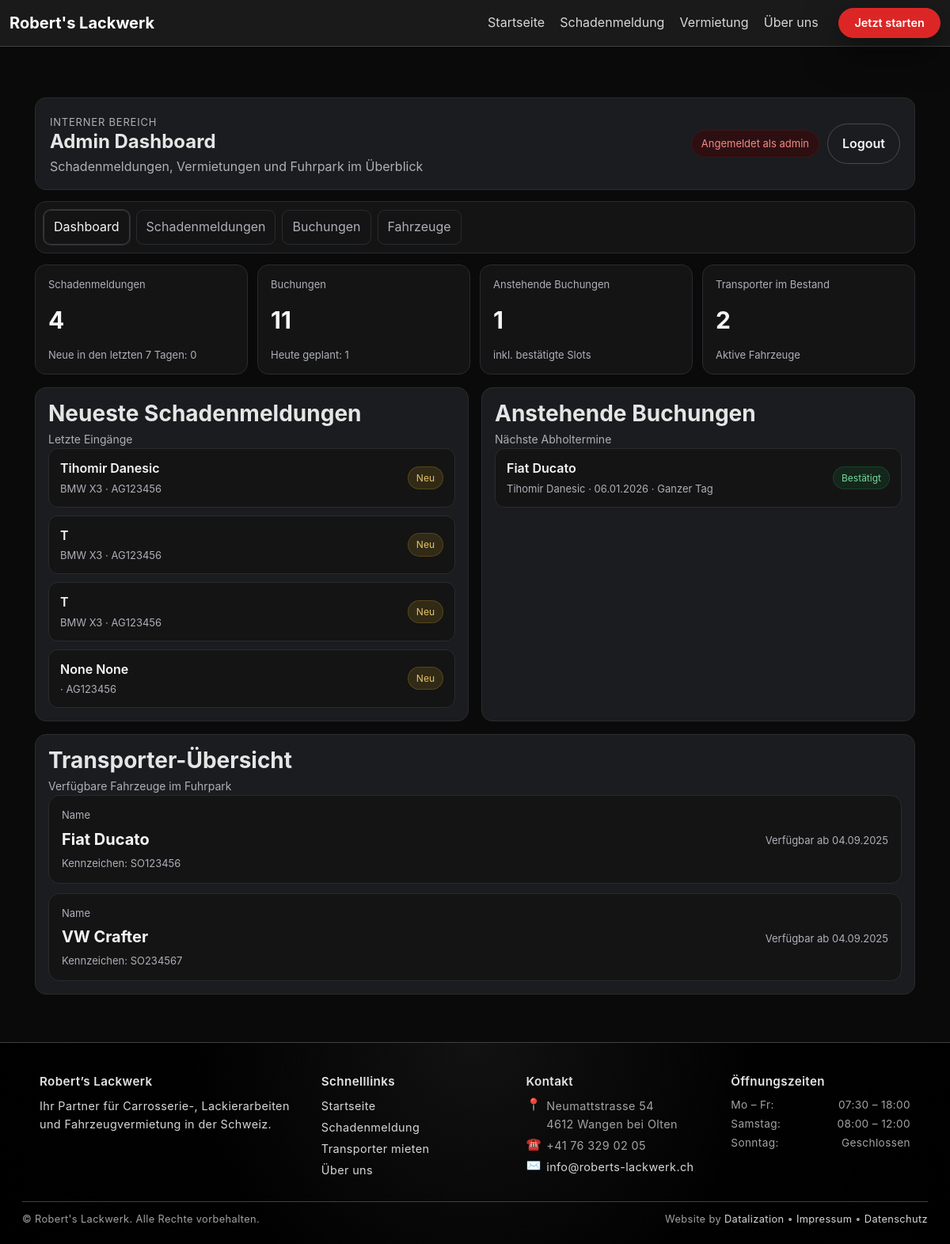
Page /intern/dashboard/ (signed in) on the committed database.
### main/models.py (models this page shows, shortened)
class DamageReport(models.Model):
    STATUS_CHOICES = [
        ("pending", "Ausstehend"),
        ("in_progress", "In Bearbeitung"),
        ("completed", "Abgeschlossen"),
    ]
    customer = models.ForeignKey(
        Customer,
        on_delete=models.SET_NULL,
        null=True,
        blank=True,
        related_name="damage_reports",
    )
    first_name = models.CharField("Vorname", max_length=80, blank=True, null=True)
    last_name  = models.CharField("Nachname", max_length=80, blank=True, null=True)
    company_name = models.CharField("Firmenname", max_length=120, blank=True, null=True)
    email = models.EmailField()
    phone = models.CharField(max_length=50, blank=True)
    car_brand = models.CharField("Automarke", max_length=80, blank=True)
    car_model = models.CharField("Automodell", max_length=80, blank=True)
    vin       = models.CharField("Stammnummer (VIN)", max_length=32, blank=True)
    first_registration = models.DateField("Erstzulassung", null=True, blank=True)
    mileage = models.PositiveIntegerField("Kilometerstand", null=True, blank=True)
    car_part = models.CharField(max_length=50, choices=CAR_PART_CHOICES, blank=True)  # ← war früher ohne blank
    damaged_parts = models.JSONField("Beschädigte Teile", default=list, blank=True)
    affected_parts = models.JSONField("Betroffene Teile", default=list, blank=True)
    damage_type = models.CharField("Schadensart", max_length=50, blank=True)
    accident_date = models.DateField("Unfalldatum", null=True, blank=True)
    accident_location = models.CharField("Unfallort", max_length=200, blank=True)
    message = models.TextField(blank=True)
    address = models.CharField("Adresse", max_length=200, blank=True)
    plate = models.CharField("Kontrollschild", max_length=16, blank=True)
    no_plate = models.BooleanField("Kontrollschild nicht bekannt", default=False)
    insurer = models.CharField("Versicherung", max_length=40, blank=True, choices=INSURER_CHOICES)
    other_insurer = models.CharField("Andere Versicherung", max_length=100, blank=True)
    policy_number = models.CharField("Policennummer", max_length=64, blank=True)
    accident_number = models.CharField("Schaden-/Unfallnummer", max_length=64, blank=True)
    insurer_contact = models.CharField("Versicherung Ansprechperson", max_length=120, blank=True)
    other_party_involved = models.BooleanField(default=False)
    police_involved = models.BooleanField(default=False)
    documents = models.JSONField(default=list, blank=True)
    status = models.CharField(max_length=20, choices=STATUS_CHOICES, default="pending")
    admin_notes = models.TextField(blank=True)
    created_at = models.DateTimeField(auto_now_add=True)

class Booking(models.Model):
    STATUS_CHOICES = [
        ("pending", "Ausstehend"),
        ("confirmed", "Bestätigt"),
        ("completed", "Abgeschlossen"),
        ("cancelled", "Storniert"),
    ]
    TIME_SLOTS = [
        ("MORNING", "Vormittag"),
        ("AFTERNOON", "Nachmittag"),
        ("FULLDAY", "Ganzer Tag"),
    ]
    INSURANCE_CHOICES = [
        ("basic", "Basis"),
        ("full", "Vollkasko"),
        ("premium", "Premium"),
    ]
    KM_CHOICES = [
        ("100km", "100 km"),
        ("200km", "200 km"),
        ("unlimited", "Unbegrenzt"),
    ]
    PAYMENT_STATUS_CHOICES = [
        ("unpaid", "Offen"),
        ("paid", "Bezahlt"),
        ("refunded", "Erstattet"),
    ]
    transporter  = models.ForeignKey(Transporter, on_delete=models.CASCADE)
    vehicle = models.ForeignKey(Vehicle, on_delete=models.SET_NULL, null=True, blank=True, related_name="bookings")
    customer = models.ForeignKey(Customer, on_delete=models.SET_NULL, null=True, blank=True, related_name="bookings")
    date         = models.DateField()
    time_slot    = models.CharField(max_length=10, choices=TIME_SLOTS)
    pickup_date  = models.DateField(null=True, blank=True)
    return_date  = models.DateField(null=True, blank=True)
    pickup_time  = models.CharField(max_length=5, blank=True)
    return_time  = models.CharField(max_length=5, blank=True)
    customer_name   = models.CharField(max_length=100)
    customer_email  = models.EmailField()
    customer_phone  = models.CharField(max_length=50)
    customer_address        = models.CharField("Adresse", max_length=255)
    driver_license_number   = models.CharField("Führerscheinnummer", max_length=100)
    additional_insurance = models.BooleanField(default=False)
    moving_blankets      = models.BooleanField(default=False)
    hand_truck           = models.BooleanField(default=False)
    tie_down_straps      = models.BooleanField(default=False)
    additional_notes     = models.TextField(blank=True, null=True)
    status = models.CharField(max_length=20, choices=STATUS_CHOICES, default="pending")
    admin_notes = models.TextField(blank=True)
    km_package = models.CharField(max_length=20, choices=KM_CHOICES, default="100km")
    extras = models.JSONField(default=list, blank=True)
    insurance = models.CharField(max_length=20, choices=INSURANCE_CHOICES, default="basic")
    total_price = models.DecimalField(max_digits=10, decimal_places=2, default=0)
    PAYMENT_METHOD_CHOICES = [
        ("CARD", "Kreditkarte (Stripe)"),
        ("CASH", "Barzahlung"),
    ]
    payment_method = models.CharField(max_length=10, choices=PAYMENT_METHOD_CHOICES, default="CASH")
    payment_status = models.CharField(max_length=10, choices=PAYMENT_STATUS_CHOICES, default="unpaid")
    transaction_id = models.CharField(max_length=100, blank=True)
    created_at = models.DateTimeField(auto_now_add=True)
    updated_at = models.DateTimeField(auto_now=True)
    class Meta:
        unique_together = ("transporter", "date", "time_slot")
        indexes = [models.Index(fields=["transporter", "date"])]

class Transporter(models.Model):
    BUCHUNG_OPTIONEN = [
        ('vormittag', 'Vormittag'),
        ('nachmittag', 'Nachmittag'),
        ('ganztag', 'Ganztag'),
    ]
    name         = models.CharField(max_length=100)
    kennzeichen  = models.CharField(max_length=20, unique=True)
    farbe = models.CharField("Farbe", max_length=50, blank=True)
    preis_chf = models.DecimalField("Preis (CHF)", max_digits=7, decimal_places=2, default=0)
    verfuegbar_ab = models.DateField()
    bild = models.ImageField(
        upload_to="transporter_bilder/",
        blank=True,
        null=True,
        help_text="Bild des Transporters hochladen"
    )
    description = models.TextField(blank=True, default="")
    buchung = models.CharField(
        max_length=20,
        choices=BUCHUNG_OPTIONEN,
        blank=True,
        null=True,
        help_text="Verfügbare Buchungsoption"
    )

### main/views.py (the view)
# urls.py: path("intern/dashboard/", views.admin_dashboard_view, name="admin_dashboard"),
@login_required
@user_passes_test(is_staff_user)
def admin_dashboard_view(request):
    tab = request.GET.get("tab", "dashboard")
    today = timezone.localdate()
    seven_days_ago = today - timedelta(days=7)
    total_reports = DamageReport.objects.count()
    recent_reports_count = DamageReport.objects.filter(
        created_at__gte=seven_days_ago
    ).count()
    total_bookings = Booking.objects.count()
    bookings_today = Booking.objects.filter(date=today).count()
    upcoming_bookings = Booking.objects.filter(date__gte=today).count()
    transporter_count = Transporter.objects.count()
    recent_reports = DamageReport.objects.order_by("-created_at")[:5]
    upcoming_booking_list = (
        Booking.objects.filter(date__gte=today)
        .order_by("date", "time_slot")[:5]
    )
    reports_list = DamageReport.objects.order_by("-created_at")[:50]
    bookings_list = Booking.objects.select_related("transporter").order_by("-date")[:50]
    transporters = Transporter.objects.all().order_by("name")
    context = {
        "active_tab": tab,
        "total_reports": total_reports,
        "recent_reports_count": recent_reports_count,
        "total_bookings": total_bookings,
        "bookings_today": bookings_today,
        "upcoming_bookings": upcoming_bookings,
        "transporter_count": transporter_count,
        "recent_reports": recent_reports,
        "upcoming_booking_list": upcoming_booking_list,
        "reports_list": reports_list,
        "bookings_list": bookings_list,
        "transporters": transporters,
    }
    return render(request, "admin/admin_dashboard.html", context)

### main/views.py (called while the page is built)
def is_staff_user(user):
    return user.is_active and user.is_staff

### main/templates/admin/admin_dashboard.html (shortened to what this page needs)
{% extends "base.html" %}
{% load static %}
{% block content %}
<div class="figma-home figma-home--admin">
  <section class="fig-admin">
    <header class="fig-admin__hero">
      <div>
        <p class="fig-eyebrow">Interner Bereich</p>
        <h1>Admin Dashboard</h1>
        <p class="fig-subtitle">Schadenmeldungen, Vermietungen und Fuhrpark im Überblick</p>
      </div>
      <div class="fig-admin__hero-actions">
        <span class="fig-admin__badge">Angemeldet als {{ request.user.username }}</span>
        <a class="fig-btn fig-btn--ghost" href="{% url 'admin_logout' %}">Logout</a>
      </div>
    </header>
    <nav class="fig-admin__tabs">
      <a class="fig-admin__tab {% if active_tab == 'dashboard' %}is-active{% endif %}" href="?tab=dashboard">Dashboard</a>
      <a class="fig-admin__tab {% if active_tab == 'reports' %}is-active{% endif %}" href="?tab=reports">Schadenmeldungen</a>
      <a class="fig-admin__tab {% if active_tab == 'bookings' %}is-active{% endif %}" href="?tab=bookings">Buchungen</a>
      <a class="fig-admin__tab {% if active_tab == 'vehicles' %}is-active{% endif %}" href="?tab=vehicles">Fahrzeuge</a>
    </nav>
    <div class="fig-admin__kpis">
      <article class="fig-admin__card">
        <p class="fig-admin__card-label">Schadenmeldungen</p>
        <div class="fig-admin__card-value">{{ total_reports }}</div>
        <p class="fig-admin__card-meta">Neue in den letzten 7 Tagen: {{ recent_reports_count }}</p>
      </article>
      <article class="fig-admin__card">
        <p class="fig-admin__card-label">Buchungen</p>
        <div class="fig-admin__card-value">{{ total_bookings }}</div>
        <p class="fig-admin__card-meta">Heute geplant: {{ bookings_today }}</p>
      </article>
      <article class="fig-admin__card">
        <p class="fig-admin__card-label">Anstehende Buchungen</p>
        <div class="fig-admin__card-value">{{ upcoming_bookings }}</div>
        <p class="fig-admin__card-meta">inkl. bestätigte Slots</p>
      </article>
      <article class="fig-admin__card">
        <p class="fig-admin__card-label">Transporter im Bestand</p>
        <div class="fig-admin__card-value">{{ transporter_count }}</div>
        <p class="fig-admin__card-meta">Aktive Fahrzeuge</p>
      </article>
    </div>
    {% if active_tab == "dashboard" %}
      <div class="fig-admin__panels">
        <section class="fig-admin__panel">
          <header class="fig-admin__panel-header">
            <h3>Neueste Schadenmeldungen</h3>
            <p class="fig-admin__panel-subtitle">Letzte Eingänge</p>
          </header>
          <div class="fig-list">
            {% for report in recent_reports %}
              <article class="fig-list__item">
                <div>
                  <div class="fig-list__title">
                    {% if report.company_name %}{{ report.company_name }}{% else %}{{ report.first_name }} {{ report.last_name }}{% endif %}
                  </div>
                  <div class="fig-list__meta">
                    {{ report.car_brand }} {{ report.car_model }}{% if report.plate %} · {{ report.plate }}{% endif %}
                  </div>
                </div>
                <div class="fig-badge fig-badge--warning">Neu</div>
              </article>
            {% empty %}
              <p class="fig-empty">Noch keine Schadenmeldungen vorhanden.</p>
            {% endfor %}
          </div>
        </section>
        <section class="fig-admin__panel">
          <header class="fig-admin__panel-header">
            <h3>Anstehende Buchungen</h3>
            <p class="fig-admin__panel-subtitle">Nächste Abholtermine</p>
          </header>
          <div class="fig-list">
            {% for booking in upcoming_booking_list %}
              <article class="fig-list__item">
                <div>
                  <div class="fig-list__title">{{ booking.transporter.name }}</div>
                  <div class="fig-list__meta">
                    {{ booking.customer_name }} · {{ booking.date|date:"d.m.Y" }} · {{ booking.get_time_slot_display }}
                  </div>
                </div>
                <div class="fig-badge fig-badge--success">Bestätigt</div>
              </article>
            {% empty %}
              <p class="fig-empty">Keine zukünftigen Buchungen vorhanden.</p>
            {% endfor %}
          </div>
        </section>
      </div>
      <section class="fig-admin__panel fig-admin__panel--wide">
        <header class="fig-admin__panel-header">
          <h3>Transporter-Übersicht</h3>
          <p class="fig-admin__panel-subtitle">Verfügbare Fahrzeuge im Fuhrpark</p>
        </header>
        <div class="fig-admin__cards">
          {% for transporter in transporters %}
            <article class="fig-admin__card fig-admin__card--inline">
              <div>
                <p class="fig-admin__card-label">Name</p>
                <div class="fig-admin__card-value fig-admin__card-value--small">{{ transporter.name }}</div>
                <p class="fig-admin__card-meta">Kennzeichen: {{ transporter.kennzeichen }}</p>
              </div>
              <div class="fig-admin__card-meta">
                Verfügbar ab {{ transporter.verfuegbar_ab|date:"d.m.Y" }}
              </div>
            </article>
          {% empty %}
            <p class="fig-empty">Noch keine Transporter erfasst.</p>
          {% endfor %}
        </div>
      </section>
    {% endif %}
  </section>
</div>
{% endblock %}

### static/css/design/variables.css (style rules this page uses)
:root { --bg:#0a0a0a;--bg-elevated:#111111;--bg-card:#1a1a1a;--bg-card-soft:#131313;--primary:#dc2626;--primary-soft:#ef4444;--primary-dark:#b91c1c;--border:#404040;--border-strong:#525252;--text:#e5e5e5;--text-soft:#d7d7d7;--text-muted:#a3a3a3;--error:#ef4444;--success:#22c55e;--radius-xs:4px;--radius-sm:8px;--radius-md:12px;--radius-lg:16px;--shadow-soft:0 18px 45px rgba(0,0,0,.5);--shadow-strong:0 25px 60px rgba(0,0,0,.65);--container-width:1350px;--spacing-2:.25rem;--spacing-4:.5rem;--spacing-6:.75rem;--spacing-8:1rem;--spacing-12:1.5rem;--spacing-16:2rem;--spacing-24:3rem;--transition-fast:150ms ease-out;--transition-med:220ms ease-out;--nav-height:72px;--font-base:16px;--font-lg:18px;--font-xl:22px;--font-xxl:34px;--line-height-base:1.6; }
html { font-size:100%; }
body { margin:0;padding:0;background:var(--bg);color:var(--text);font-family:-apple-system,BlinkMacSystemFont,"SF Pro Text","Segoe UI",system-ui,sans-serif;font-size:var(--font-base);line-height:var(--line-height-base);-webkit-font-smoothing:antialiased; }
h1,h2,h3,h4,h5,h6 { margin:0 0 var(--spacing-8);font-weight:700;color:var(--text); }
p { margin:0 0 var(--spacing-8);color:var(--text-soft); }
a { text-decoration:none;color:var(--primary);transition:color var(--transition-fast); }
*,*::before,*::after { box-sizing:border-box; }

### static/css/design/layout.css (style rules this page uses)
.page-bg { min-height:100vh;background:#0a0a0a;color:var(--text); }

### rows in the picture
DamageReport: first_name "Tihomir", last_name "Danesic", car_brand "BMW", car_model "X3", plate "AG123456"
DamageReport: first_name "T", car_brand "BMW", car_model "X3", plate "AG123456"
DamageReport: first_name "T", car_brand "BMW", car_model "X3", plate "AG123456"
DamageReport: first_name "None", last_name "None", plate "AG123456"
Booking: transporter.name "Fiat Ducato", customer_name "Tihomir Danesic", date "06.01.2026", time_slot "Ganzer Tag"

### other values in the picture
{{ request.user.username }} "admin"
{{ total_reports }} "4"
{{ recent_reports_count }} "0"
{{ total_bookings }} "11"
{{ bookings_today }} "1"
{{ upcoming_bookings }} "1"
{{ transporter_count }} "2"
